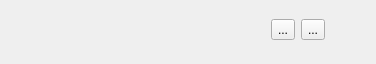
<?xml version="1.0" encoding="UTF-8"?>
<ui version="4.0">
 <class>PlayerOverlay</class>
 <widget class="QWidget" name="PlayerOverlay">
  <property name="geometry">
   <rect>
    <x>0</x>
    <y>0</y>
    <width>376</width>
    <height>64</height>
   </rect>
  </property>
  <property name="windowTitle">
   <string>PlayerOverlay</string>
  </property>
  <layout class="QVBoxLayout" name="verticalLayout">
   <item>
    <widget class="QWidget" name="widget_2" native="true">
     <layout class="QGridLayout" name="gridLayout_2">
      <property name="margin">
       <number>0</number>
      </property>
      <item row="0" column="0">
       <layout class="QGridLayout" name="gridLayout">
        <item row="2" column="0">
         <spacer name="verticalSpacer_2">
          <property name="orientation">
           <enum>Qt::Vertical</enum>
          </property>
          <property name="sizeHint" stdset="0">
           <size>
            <width>20</width>
            <height>0</height>
           </size>
          </property>
         </spacer>
        </item>
        <item row="1" column="3">
         <spacer name="m_pSpacer">
          <property name="orientation">
           <enum>Qt::Horizontal</enum>
          </property>
          <property name="sizeType">
           <enum>QSizePolicy::Fixed</enum>
          </property>
          <property name="sizeHint" stdset="0">
           <size>
            <width>40</width>
            <height>20</height>
           </size>
          </property>
         </spacer>
        </item>
        <item row="1" column="2">
         <widget class="QToolButton" name="m_pDelete">
          <property name="text">
           <string>...</string>
          </property>
         </widget>
        </item>
        <item row="1" column="0">
         <spacer name="horizontalSpacer">
          <property name="orientation">
           <enum>Qt::Horizontal</enum>
          </property>
          <property name="sizeHint" stdset="0">
           <size>
            <width>106</width>
            <height>21</height>
           </size>
          </property>
         </spacer>
        </item>
        <item row="1" column="1">
         <widget class="QToolButton" name="m_pPlay">
          <property name="text">
           <string>...</string>
          </property>
         </widget>
        </item>
        <item row="0" column="0">
         <spacer name="verticalSpacer">
          <property name="orientation">
           <enum>Qt::Vertical</enum>
          </property>
          <property name="sizeHint" stdset="0">
           <size>
            <width>17</width>
            <height>0</height>
           </size>
          </property>
         </spacer>
        </item>
       </layout>
      </item>
     </layout>
    </widget>
   </item>
   <item>
    <widget class="Player" name="m_pPlayer" native="true">
     <property name="minimumSize">
      <size>
       <width>0</width>
       <height>0</height>
      </size>
     </property>
    </widget>
   </item>
  </layout>
 </widget>
 <customwidgets>
  <customwidget>
   <class>Player</class>
   <extends>QWidget</extends>
   <header>widgets/player.h</header>
   <container>1</container>
   <slots>
    <signal>sigHide(bool)</signal>
   </slots>
  </customwidget>
 </customwidgets>
 <resources/>
 <connections>
  <connection>
   <sender>m_pPlay</sender>
   <signal>clicked()</signal>
   <receiver>PlayerOverlay</receiver>
   <slot>slotShowPlayer()</slot>
   <hints>
    <hint type="sourcelabel">
     <x>288</x>
     <y>33</y>
    </hint>
    <hint type="destinationlabel">
     <x>43</x>
     <y>31</y>
    </hint>
   </hints>
  </connection>
  <connection>
   <sender>m_pPlay</sender>
   <signal>clicked(bool)</signal>
   <receiver>m_pPlayer</receiver>
   <slot>setHidden(bool)</slot>
   <hints>
    <hint type="sourcelabel">
     <x>274</x>
     <y>23</y>
    </hint>
    <hint type="destinationlabel">
     <x>232</x>
     <y>71</y>
    </hint>
   </hints>
  </connection>
  <connection>
   <sender>m_pDelete</sender>
   <signal>clicked()</signal>
   <receiver>PlayerOverlay</receiver>
   <slot>slotDeleteRecording()</slot>
   <hints>
    <hint type="sourcelabel">
     <x>306</x>
     <y>28</y>
    </hint>
    <hint type="destinationlabel">
     <x>341</x>
     <y>82</y>
    </hint>
   </hints>
  </connection>
  <connection>
   <sender>m_pPlay</sender>
   <signal>clicked(bool)</signal>
   <receiver>widget_2</receiver>
   <slot>setVisible(bool)</slot>
   <hints>
    <hint type="sourcelabel">
     <x>267</x>
     <y>16</y>
    </hint>
    <hint type="destinationlabel">
     <x>113</x>
     <y>28</y>
    </hint>
   </hints>
  </connection>
  <connection>
   <sender>m_pPlayer</sender>
   <signal>sigHide(bool)</signal>
   <receiver>widget_2</receiver>
   <slot>setVisible(bool)</slot>
   <hints>
    <hint type="sourcelabel">
     <x>42</x>
     <y>72</y>
    </hint>
    <hint type="destinationlabel">
     <x>71</x>
     <y>16</y>
    </hint>
   </hints>
  </connection>
 </connections>
 <slots>
  <slot>slotShowPlayer()</slot>
  <slot>slotDeleteRecording()</slot>
 </slots>
</ui>
